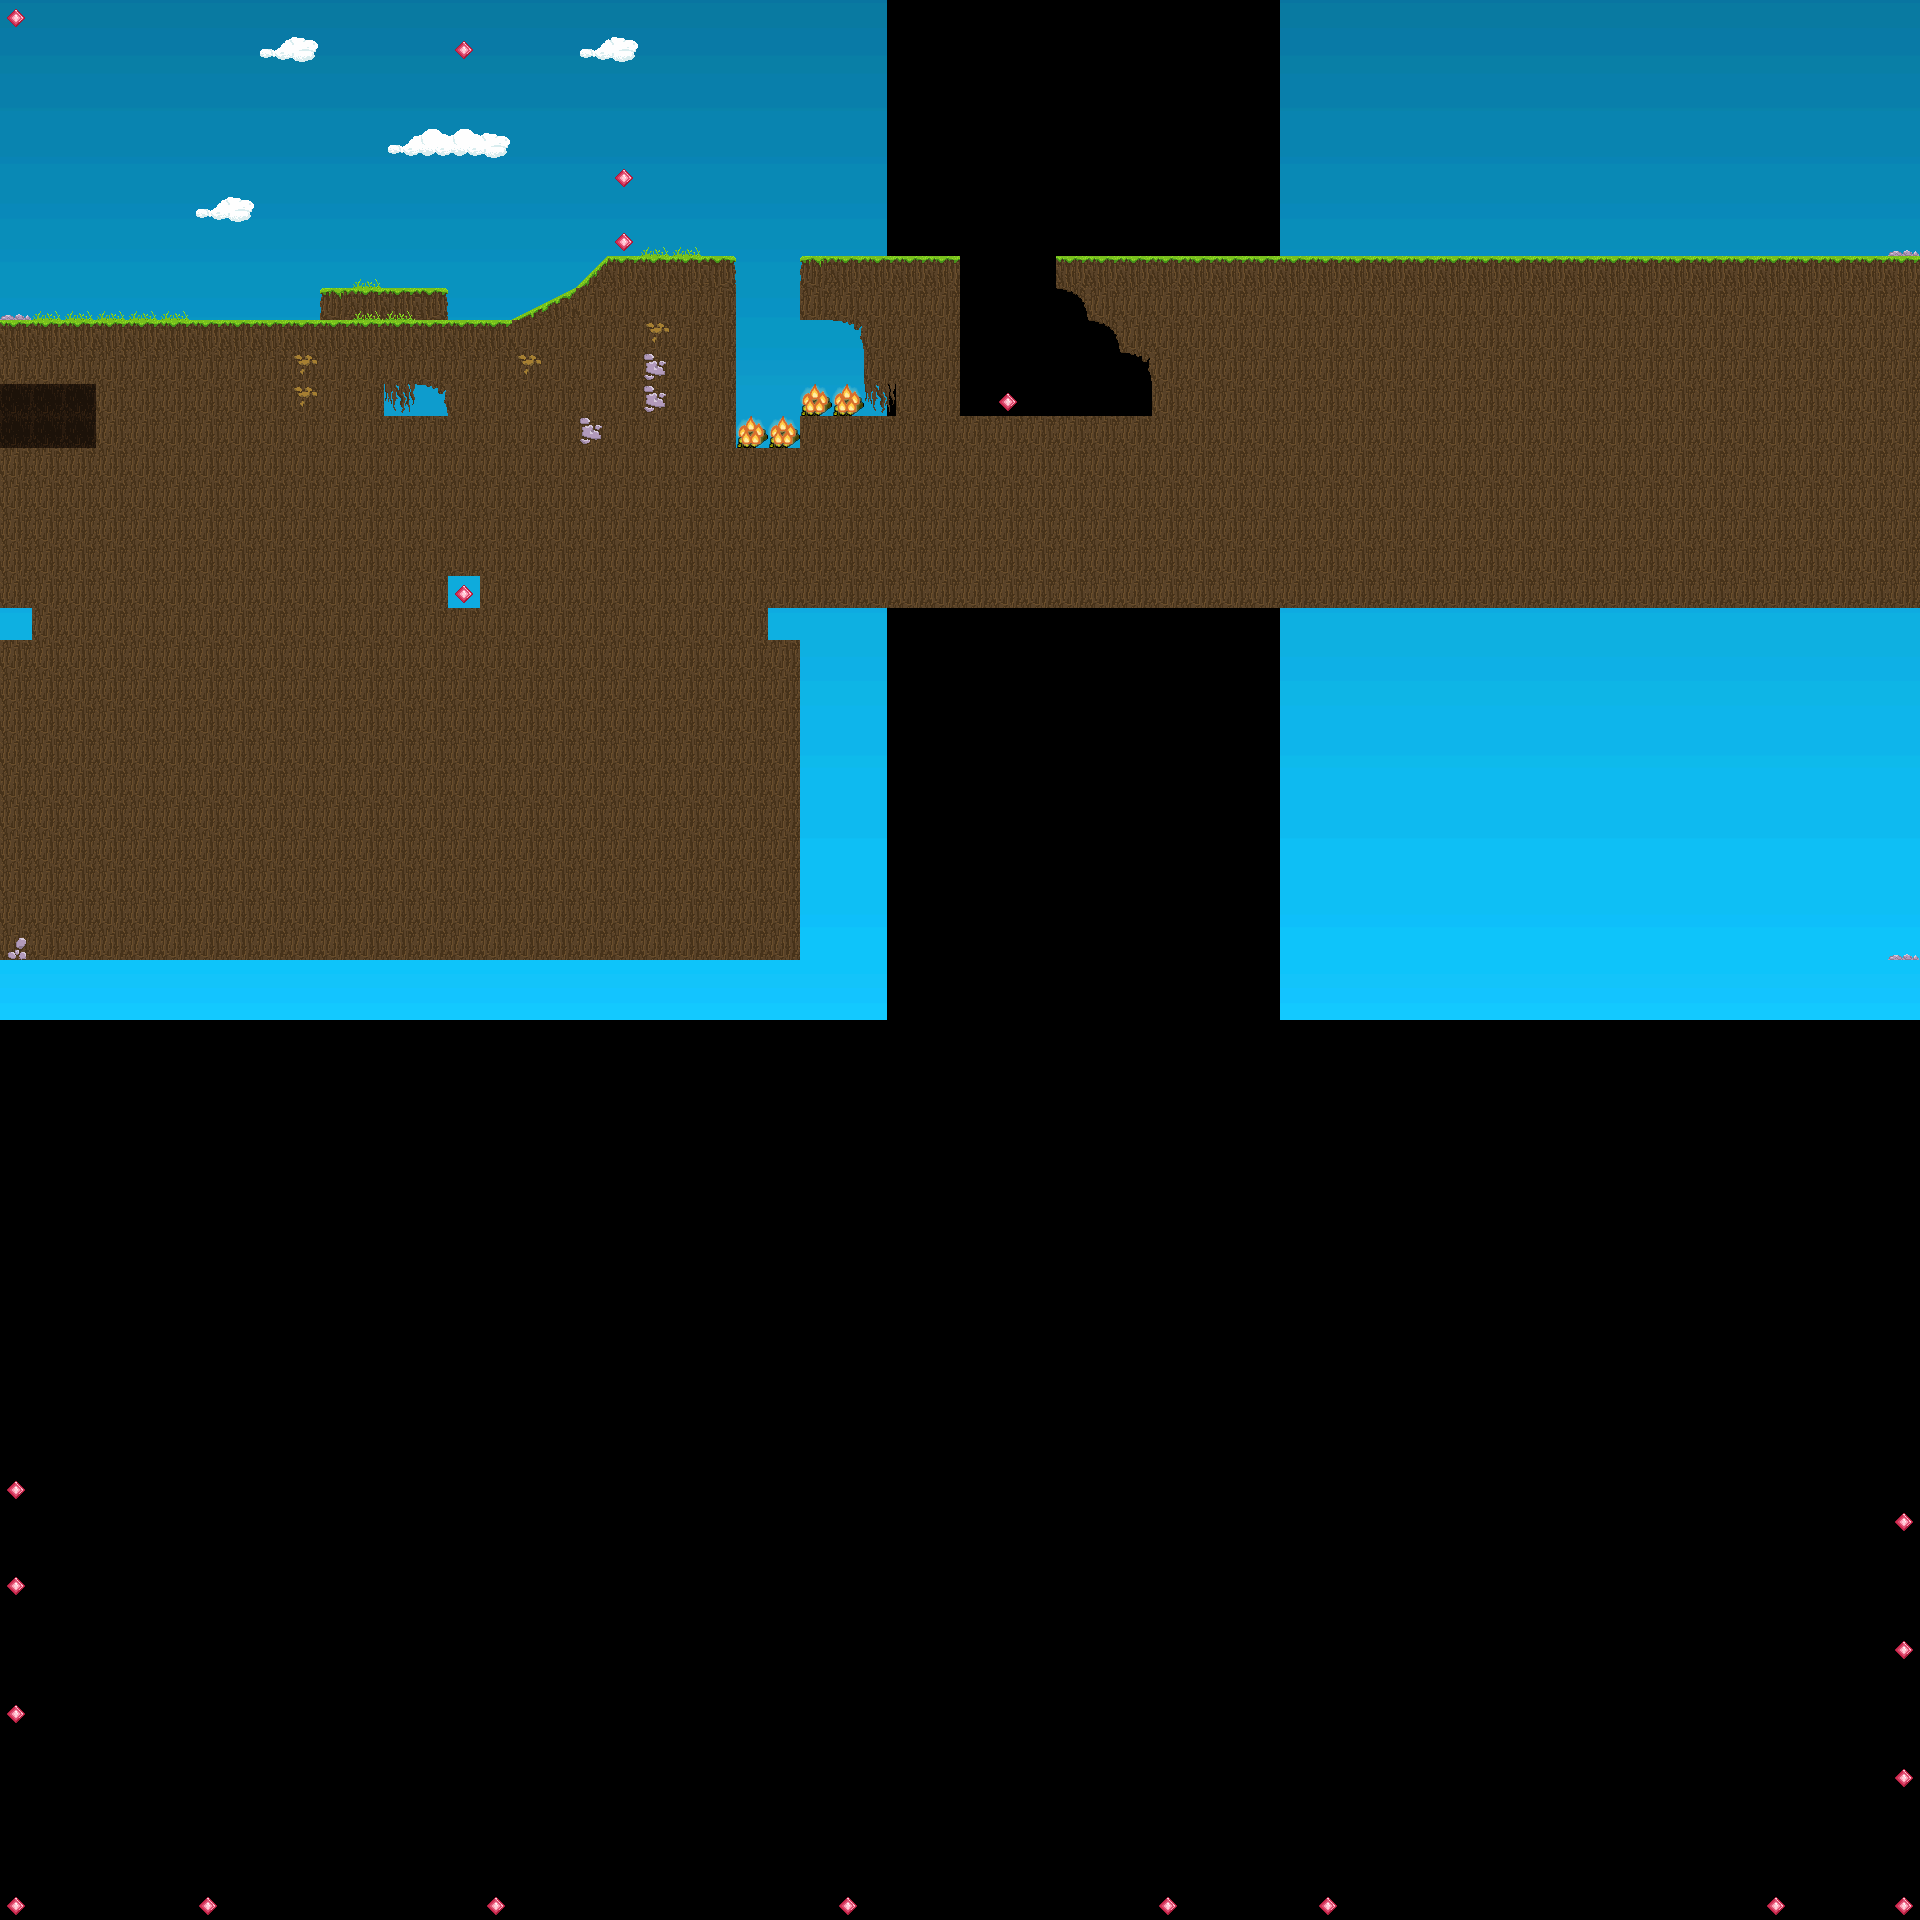

This game map was drawn from its Tiled (.tmx) file and the tilesets committed beside it. A one-line description and the trimmed map source follow:
An orthogonal 60x60 tile map with 32x32 px tiles, 1 tile layer (map), 2 tilesets, 2 image layers and 13 objects (9x surface, 2x enemy, player, start camera position).

<map version="1.10" tiledversion="git" orientation="orthogonal" renderorder="right-down" width="60" height="60" tilewidth="32" tileheight="32" infinite="0" nextlayerid="5" nextobjectid="80">
 <properties>
  <property name="object_layer_name" value="objects" />
 </properties>
 <tileset firstgid="1" name="Tiles_32x32" tilewidth="32" tileheight="32" tilecount="64" columns="8">
  <image source="Tiles 32x32/Tiles_32x32.png" width="256" height="256" />
  <tile id="1">
   <animation>
    <frame tileid="0" duration="100" />
   </animation>
  </tile>
 </tileset>
 <tileset firstgid="65" name="flame" tilewidth="32" tileheight="32" tilecount="5" columns="5">
  <image source="flame.png" width="160" height="32" />
  <tile id="0">
   <animation>
    <frame tileid="0" duration="100" />
    <frame tileid="1" duration="100" />
    <frame tileid="2" duration="100" />
    <frame tileid="3" duration="100" />
    <frame tileid="4" duration="100" />
   </animation>
  </tile>
 </tileset>
 <imagelayer id="1" name="background">
  <image source="BackgroundGradient.png" trans="00aaff" width="887" height="1020" />
 </imagelayer>
 <imagelayer id="2" name="Copy of background" offsetx="1280" offsety="0">
  <image source="BackgroundGradient.png" width="887" height="1020" />
 </imagelayer>
 <layer id="3" name="map" width="60" height="60">
  <data>[3600 cells, 909 non-empty, 24 distinct tile ids]</data>
 </layer>
 <objectgroup id="4" name="objects">
  <object id="3" name="player" x="1280" y="220" width="32.3333" height="31.6667" />
  <object id="14" name="start camera position" x="831" y="163" width="33" height="29" />
  <object id="32" name="surface" x="1" y="322">
   <polyline points="0,0 507,1 575,-33 608,-65 733.955,-64.7841" />
  </object>
  <object id="37" name="surface" x="797.795" y="255.136">
   <properties>
    <property name="friction" type="float" value="0" />
   </properties>
   <polyline points="2.54545,1.81818 2.54545,57.8182" />
  </object>
  <object id="39" name="surface" x="736" y="447">
   <properties>
    <property name="type" value="dead" />
   </properties>
   <polyline points="-0.545455,0.363636 64,0 64,-31 144,-30.5 223.682,-30.75" />
  </object>
  <object id="40" name="surface" x="1058" y="259">
   <polyline points="0,0 861,0 862,-226" />
  </object>
  <object id="43" name="surface" x="321" y="290">
   <properties>
    <property name="type" value="platform" />
   </properties>
   <polyline points="0,0 125,0" />
  </object>
  <object id="64" name="surface" x="1152" y="417">
   <polyline points="-91.5455,-154.636 -91.8636,-1 -192,-1" />
  </object>
  <object id="71" name="surface" x="959.875" y="256.875">
   <properties>
    <property name="friction" type="float" value="0" />
   </properties>
   <polyline points="0,0 0.181818,154.864" />
  </object>
  <object id="72" name="surface" x="735.818" y="257.273">
   <properties>
    <property name="friction" type="float" value="0" />
   </properties>
   <polyline points="0,0 0,185.818" />
  </object>
  <object id="74" name="surface" x="802.545" y="256.727">
   <polyline points="0,0 155.818,0.363636" />
  </object>
  <object id="78" name="enemy" gid="52" x="1759.17" y="220.832" width="32.33" height="31.67">
   <properties>
    <property name="type" value="dirty_man_sword" />
   </properties>
  </object>
  <object id="79" name="enemy" gid="52" x="892.502" y="246.832" width="32.33" height="31.67">
   <properties>
    <property name="type" value="dirty_man" />
   </properties>
  </object>
 </objectgroup>
</map>
